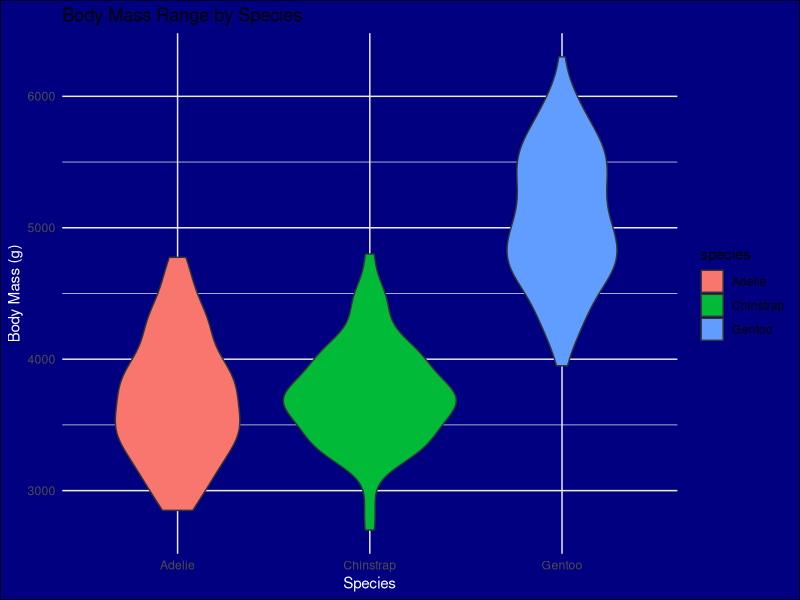

Reproduce this figure in R.
## ---- chunk 1
knitr::opts_chunk$set(echo = TRUE)
library(tidyverse)
library(palmerpenguins)
## ---- chunk 2
ggplot(penguins, aes(x =  species, y = body_mass_g)) +
  geom_violin(aes(fill = species)) +
  theme_minimal() +
  labs(x = "Species", 
       y = "Body Mass (g)", 
       title = "Body Mass Range by Species"
  ) +
  theme(plot.background = element_rect(fill = "navy"),
        axis.title = element_text(color = "white"))
